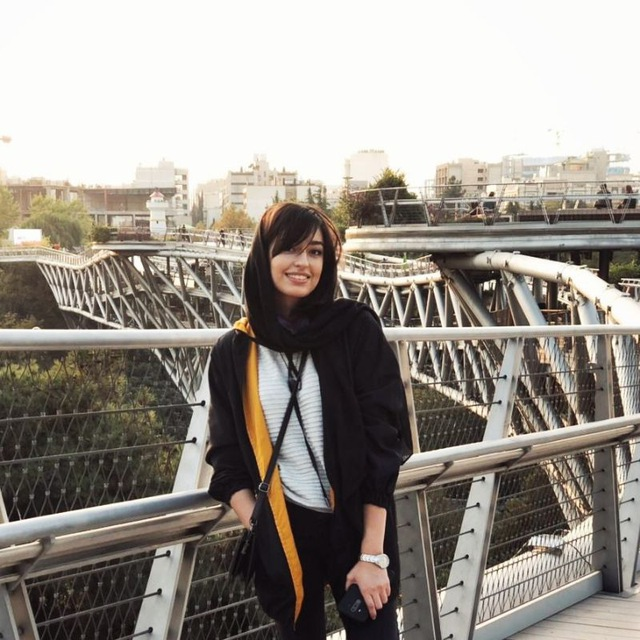
#> input picture Averaging Filter/yasi.jpg, 640 x 640 px
$ python averaging_filter.py
#> lines starting #> are read from the running program, lines starting #| are printed output that depends on the picture
import cv2
import numpy as np

path = 'yasi.jpg'
img = cv2.imread(path, 0) #grayscale
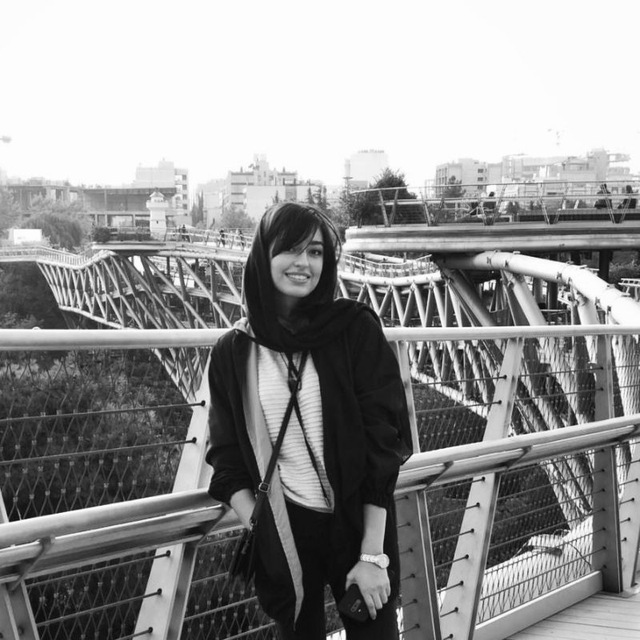
#> img: shape (640, 640); min 0, max 255, mean 148
cv2.imshow('Original Image', img)
cv2.waitKey(2000)
cv2.destroyAllWindows()

im1 = cv2.blur(img, (5, 5))
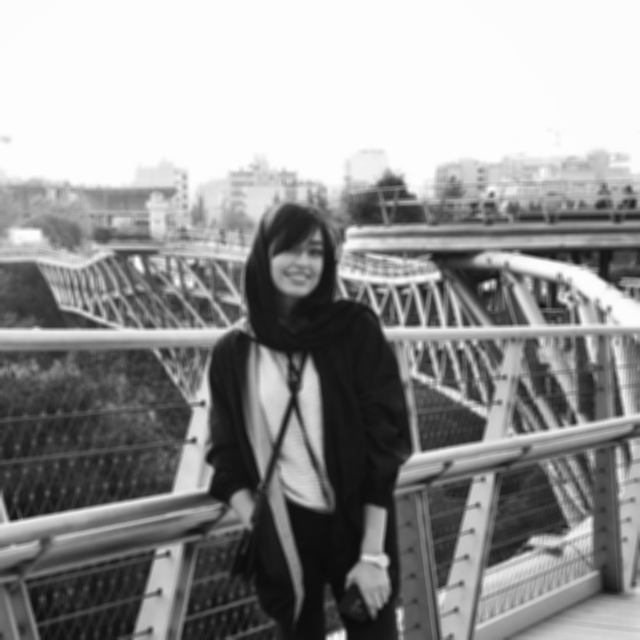
#> im1: shape (640, 640); min 11, max 254, mean 148
im2 = cv2.boxFilter(img, -1, (10, 10), normalize=True)
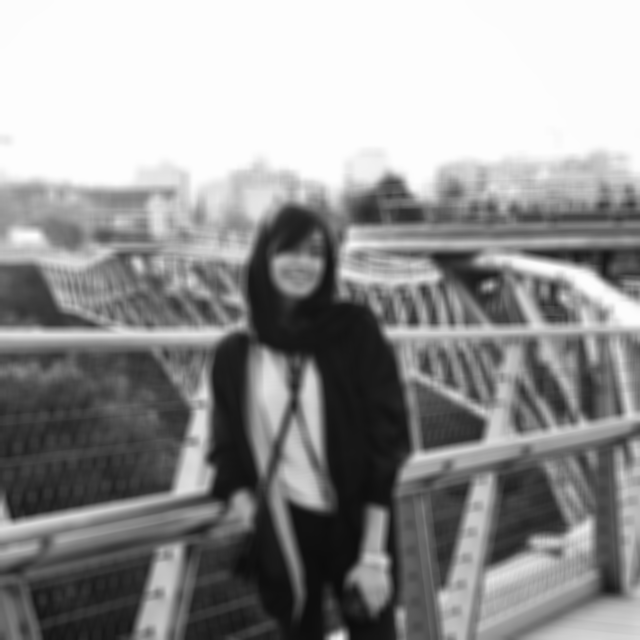
#> im2: shape (640, 640); min 12, max 253, mean 148.1

ave = np.hstack((im1, im2))
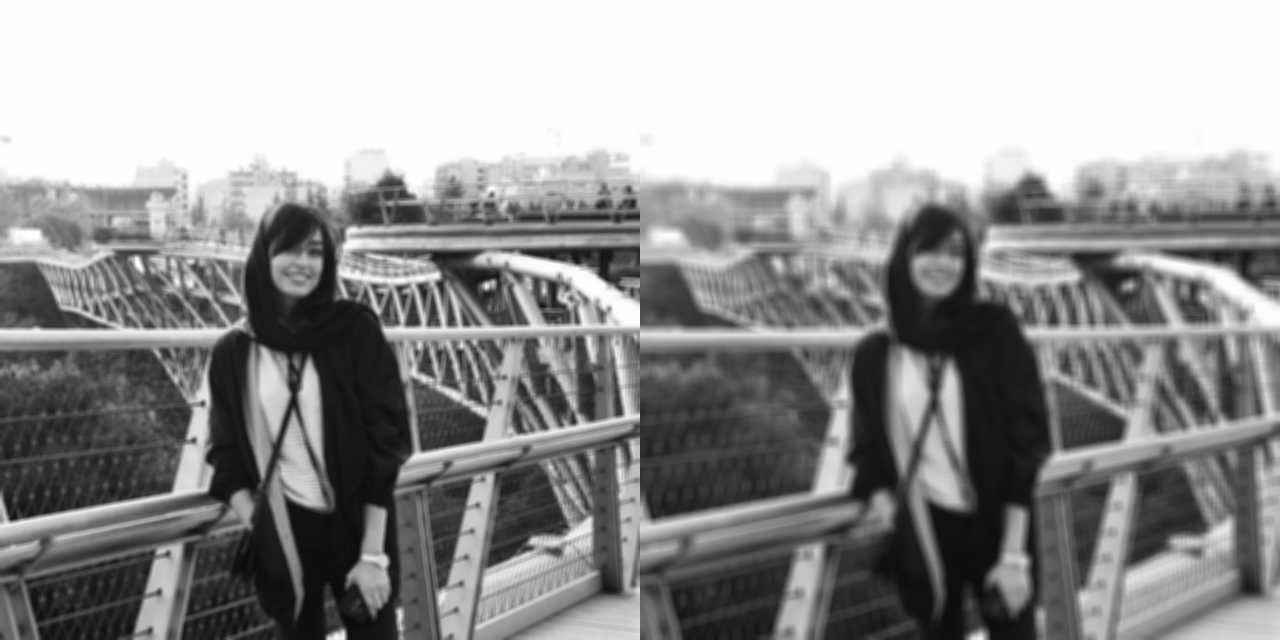
#> ave: shape (640, 1280); min 11, max 254, mean 148.1
cv2.imwrite('averaging_filter.jpg', ave)
cv2.imshow('averaging filter', ave)
cv2.waitKey(2000)
cv2.destroyAllWindows()
cv2.waitKey(1)
